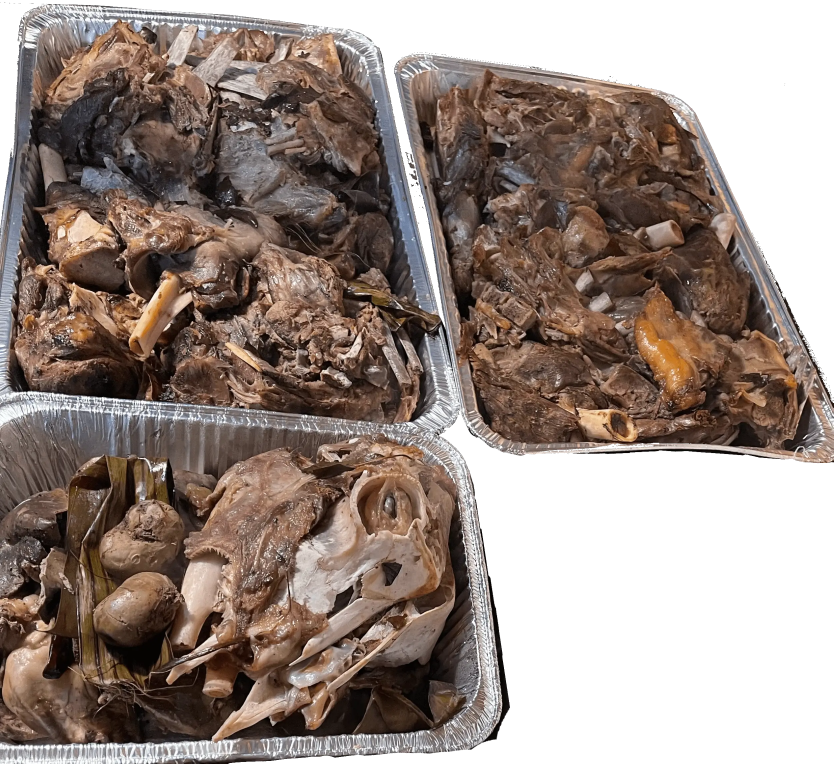
#> input picture imgs/cateringMenu/Chivo.webp, 2500 x 2290 px, found by its file name (shown at 1/3 size)
$ python make_catering_images.py ../imgs/cateringMenu
#> lines starting #> are read from the running program, lines starting #| are printed output that depends on the picture
"""Build trimmed thumbnails + viewer-size photos for the BLFM catering menu.

Usage (from the repo root): python3 scripts/make_catering_images.py .
To add a dish photo: add "<slug>": "<source path>" to SOURCES, run this, then set img: "<slug>" in src/catering.js.
Writes imgs/catering/sm/<slug>.webp (400px wide, phone cards), imgs/catering/thumbs/<slug>.webp (720px)
and imgs/catering/full/<slug>.webp (1600px).
Sources with a transparent background (the cutouts in imgs/cateringMenu/) keep it:
they are cropped to the dish and saved with their alpha channel.
"""
import sys
from pathlib import Path
from PIL import Image, ImageOps
Image.MAX_IMAGE_PIXELS = None  # some source webps are ~195MP

root = Path(sys.argv[1])
CI, CM, GA = 'imgs/Catering-imgs/', 'imgs/cateringMenu/', 'imgs/gallery/'

SOURCES = {
    # dishes
    'chivo-entero': CM + 'Chivo.webp',
    'chivo-media-charola': CM + 'Chivo-Media-Charola.webp',
    'carnitas': CM + 'Carnitas.webp',
    'costillas-fritas': CI + 'Costillas_Frita.jpeg',
    'costillas-puerco-salsa-verde': CM + 'Costillas-Puerco-Salsa-Verde.webp',
    'costillas-bbq': CI + 'Costillas_BBQ.jpeg',
    'adobo-puerco': CI + 'Adobe_Puerco.jpeg',
    'pollo-enchilado': CI + 'Pollo-Enchilado.jpg',
    'pollo-rostizado': CM + 'Pollo_Rostizados.webp',
    'mixiotes-pollo-nopales': CM + 'Mixiotes de Pollo.webp',
    'mole-poblano-pollo': CM + 'Mole_Poblano_Pollo.webp',
    'adobo-pollo': CI + 'Adobo-de-pollo.jpeg',
    'alas-bbq': CI + 'Alas_BBQ.jpeg',
    'piernas-pollo-empanizadas': CI + 'Piernas_de_Pollo_Empanizada.jpeg',
    'pollo-francesa': CI + 'Pollo_ala_Francesa.jpeg',
    'bistec-mexicana': CM + 'Bistec ala Mexicana.webp',
    'camarones-diabla': CI + 'Camarones_ala_Diabla.jpeg',
    'camarones-fritos': CI + 'Camarones_1.jpeg',
    'ensalada-nopales': CM + 'Ensalada-Nopales.webp',
    'ensalada-mixta': CM + 'Ensalada-Mix.webp',
    'ensalada-papas': CM + 'Ensalada-Papas.webp',
    'arroz-mexicano': CM + 'Arroz-Mexicano.webp',
    'arroz-blanco': CM + 'Arroz_Blanco.webp',
    'arroz-gandules': CM + 'Arroz-con-Gandules.webp',
    'arroz-vegetales': CI + 'Arroz_con_Vegetales.jpeg',
    'frijoles': CM + 'Frijoles.webp',
    'tortillas': CM + 'Tortillas=Recien.webp',
    'espagueti-mexicana': CM + 'Espagueti_a_la_Mexicana.webp',
    'espagueti-crema-queso': CI + 'Espageti_Crema_Queso.jpeg',
    'macaroni-cheese': CI + 'Macaroni_Chesse.jpeg',
    'penne-vodka': CI + 'Penne_Vodka.jpeg',
    'lasagna': CI + 'Lasanga.jpeg',
    'chiles-rellenos': CM + 'Chiles-Rellenos.webp',
    'chilaquiles': CI + 'Chilaquiles.jpeg',
    'flautas': CM + 'Flautas.webp',
    'hot-dogs': CI + 'Hot_Dogs.jpeg',
    'chicken-tenders': CM + 'Chicken-Tenders.webp',
    'mole-mi-rancho': CI + 'Mole_Estilo_Mi_Rancho.jpeg',
    # real-event gallery
    'evento-mesa': GA + 'spread-1.jpg',
    'evento-costillas': GA + 'tray-2.jpg',
    'evento-mesa-completa': GA + 'spread-3.png',
    'evento-mariscos': GA + 'spread-4.jpg',
    'evento-pollo-rostizado': GA + 'chicken-5.jpg',
    'evento-pollo-ejotes': GA + 'chicken-6.jpg',
    'evento-pastas': GA + 'spread-7.jpg',
    'evento-bistec': GA + 'bistec-8.jpg',
    'evento-pernil': GA + 'pernil-9.jpg',
    'evento-pollo-frito': GA + 'pollo-frito-10.jpg',
    'evento-mole': GA + 'mole-11.jpg',
    'evento-adobo': GA + 'adobo-12.jpg',
}

DARK = 48        # mean luminance below this counts as "black bar"
MAX_TRIM = 0.30  # never trim more than 30% from one side


def trim_bars(im):
    """Crop near-black bars from the edges (mostly the sides)."""
    g = ImageOps.grayscale(im)
    small = g.resize((max(1, g.width // 8), max(1, g.height // 8)))
    w, h = small.size
    px = small.load()
    col = [sum(px[x, y] for y in range(h)) / h for x in range(w)]
    row = [sum(px[x, y] for x in range(w)) / w for y in range(h)]

    def edge(vals, rev):
        idx = range(len(vals) - 1, -1, -1) if rev else range(len(vals))
        n = 0
        for i in idx:
            if vals[i] >= DARK:
                break
            n += 1
        return min(n, int(len(vals) * MAX_TRIM))

    l, r, t, b = edge(col, False), edge(col, True), edge(row, False), edge(row, True)
    if not any((l, r, t, b)):
        return im
    # +1 small cell inward to drop the soft edge of the bar
    pad = lambda n: (n + 1) * 8 if n else 0
    box = (pad(l), pad(t), im.width - pad(r), im.height - pad(b))
    return im.crop(box)


def has_alpha(im):
    # real cutouts have fully clear pixels; a photo with a faint alpha layer does not
    return im.mode == 'RGBA' and im.getchannel('A').getextrema()[0] < 16


def trim_alpha(im):
    """Crop transparent padding around a cutout (ignores near-invisible fringe)."""
    box = im.getchannel('A').point(lambda a: 255 if a > 16 else 0).getbbox()
    return im.crop(box) if box else im


def save(im, path, size, quality, width=None):
    im = im.copy()
    im.thumbnail((width, 10 * width) if width else (size, size), Image.LANCZOS)
    path.parent.mkdir(parents=True, exist_ok=True)
    im.save(path, 'WEBP', quality=quality, alpha_quality=90, method=6)
    return im.size


for slug, src in SOURCES.items():
    im = ImageOps.exif_transpose(Image.open(root / src))
#> im is the input picture: PIL image 2500x2290 RGBA; mean R, G, B, A 82.5, 67.8, 60.3, 183.4
    before = im.size
#> before = (2500, 2290)
    im = im.convert('RGBA')
    if has_alpha(im):
        im, kind = trim_alpha(im), 'transparent'
#> in trim_alpha, `box = im.getchannel('A').point(lambda a: 255 if a > 16 else 0).getbbox()`: box = (0, 7, 2500, 2290)
#> in trim_alpha, `return im.crop(box) if box else im`:
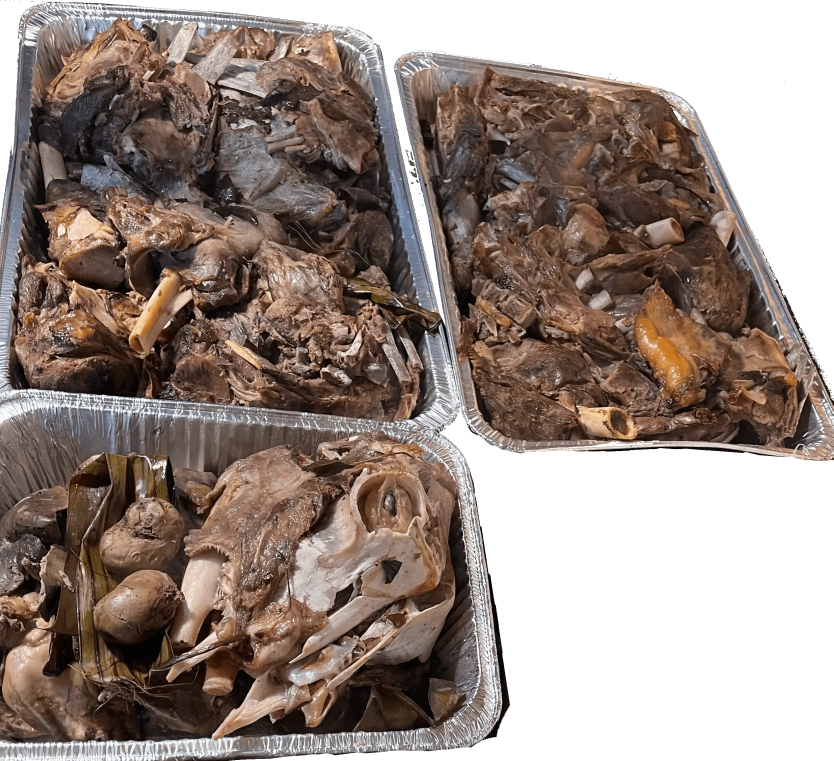
#> returned value: PIL image 2500x2283 RGBA (shown at 1/3 size); mean R, G, B, A 82.7, 68, 60.5, 184; transparent parts drawn white
#> kind = 'transparent'
    else:
        im, kind = trim_bars(im.convert('RGB')), 'photo'
    save(im, root / 'imgs/catering/sm' / f'{slug}.webp', None, 74, width=400)
#> in save, `im.thumbnail((width, 10 * width) if width else (size, size), Image.LAN..`:
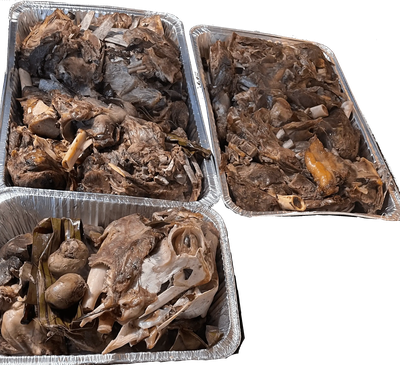
#> im: PIL image 400x365 RGBA; mean R, G, B, A 83.5, 68.8, 61.2, 184; transparent parts drawn white
    t = save(im, root / 'imgs/catering/thumbs' / f'{slug}.webp', 720, 78)
#> call 2 of save, with size = 720, quality = 78
#> in save (call 2), `im.thumbnail((width, 10 * width) if width else (size, size), Image.LAN..`:
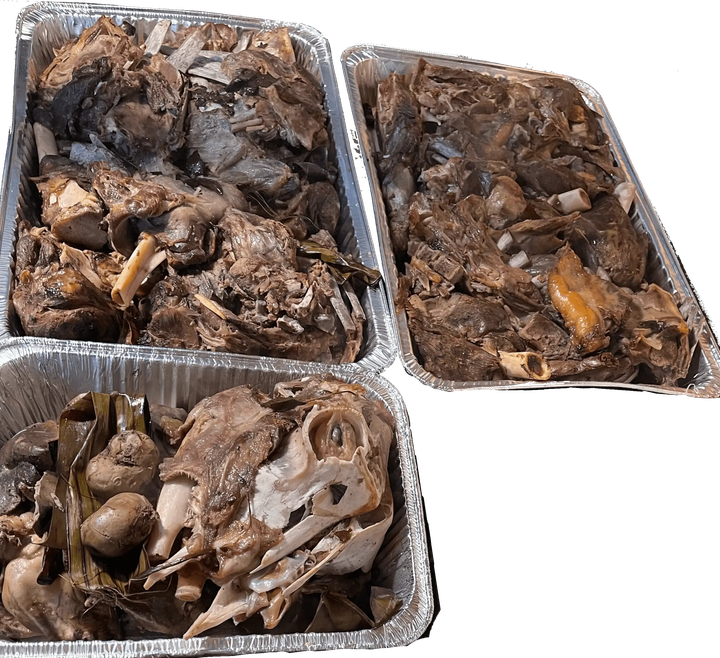
#> im: PIL image 720x658 RGBA; mean R, G, B, A 82.8, 68.1, 60.5, 184; transparent parts drawn white
#> t = (720, 658)
    save(im, root / 'imgs/catering/full' / f'{slug}.webp', 1600, 82)
    print(f'{slug:30} {kind:11} {before} -> trimmed {im.size} thumb {t}')
#| chivo-entero                   transparent (2500, 2290) -> trimmed (2500, 2283) thumb (720, 658)
#> pass 2 of the loop `for slug, src in SOURCES.items():`:
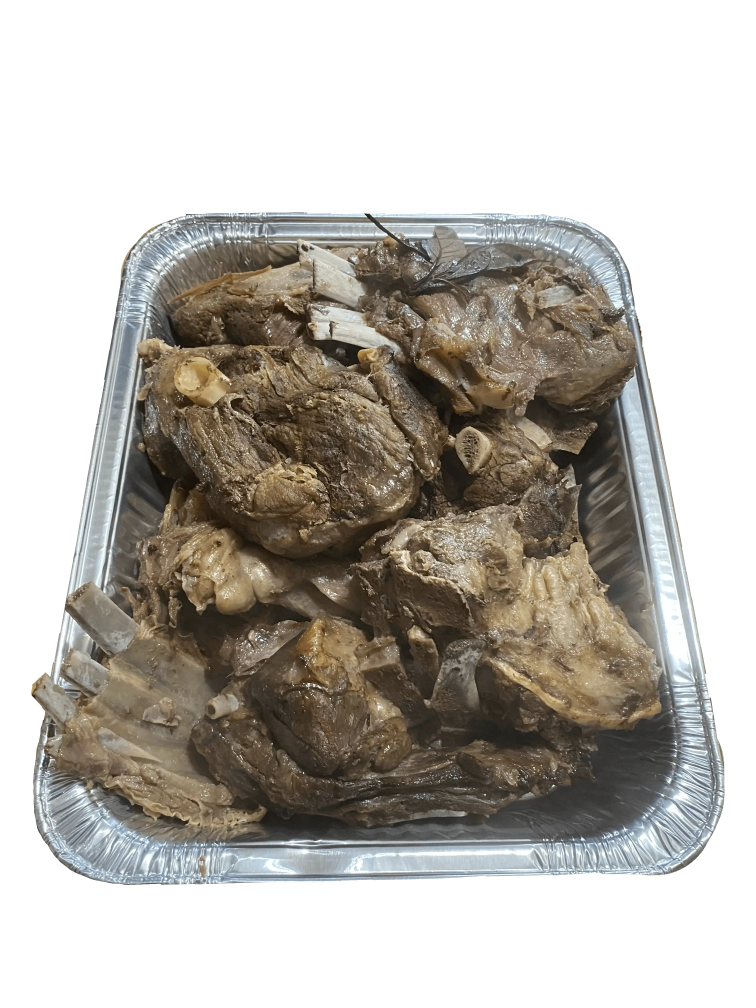
#> input picture imgs/cateringMenu/Chivo-Media-Charola.webp, 3024 x 4032 px, found by its file name (shown at 1/4 size)
#> im is the input picture: PIL image 3024x4032 RGBA; mean R, G, B, A 63, 58.8, 52.1, 133.2
#> box = (124, 850, 2898, 3540)
#> in trim_alpha (call 2), `return im.crop(box) if box else im`:
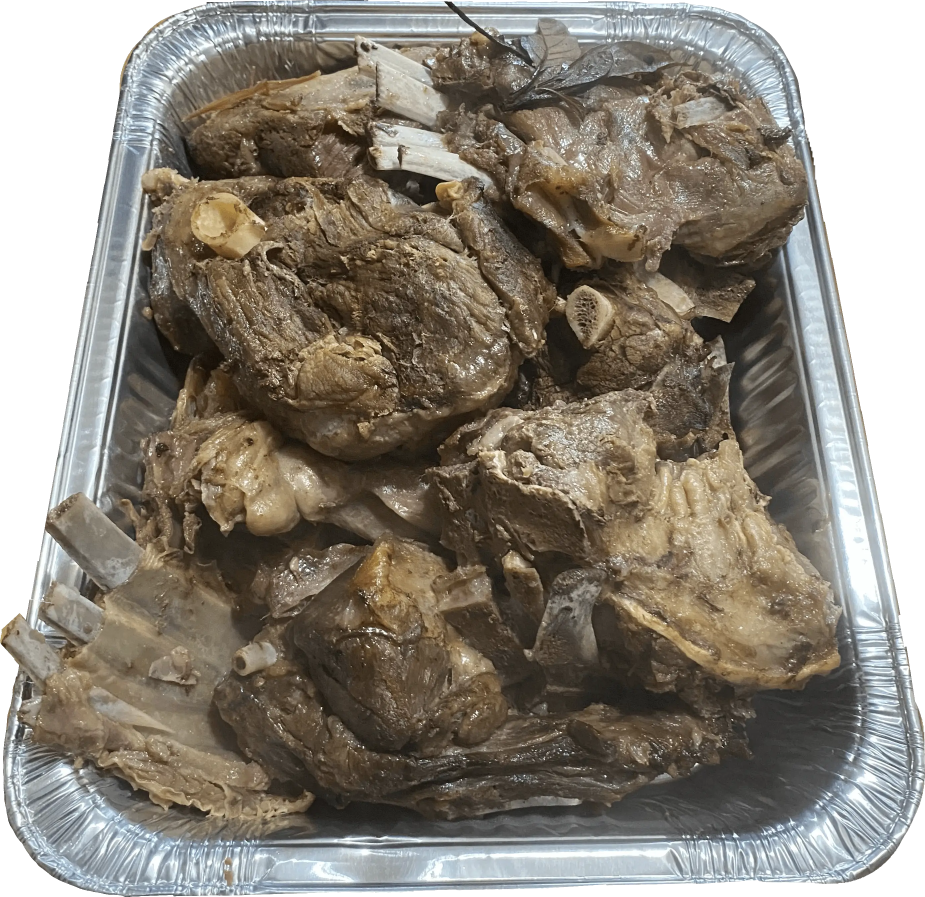
#> returned value: PIL image 2774x2690 RGBA (shown at 1/3 size); mean R, G, B, A 102.9, 96, 85, 217.6; transparent parts drawn white
#> im: PIL image 400x388 RGBA
#> in save (call 5), `im.thumbnail((width, 10 * width) if width else (size, size), Image.LAN..`:
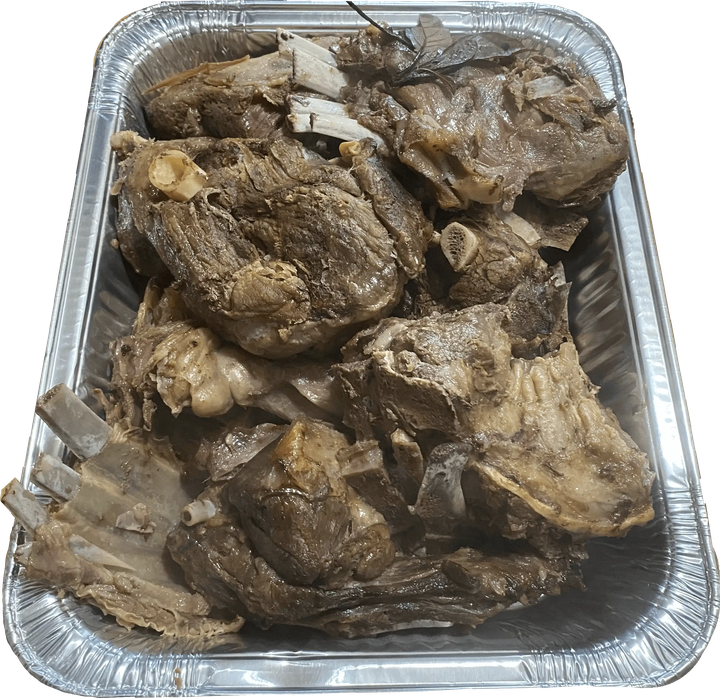
#> im: PIL image 720x698 RGBA; mean R, G, B, A 103.2, 96.3, 85.3, 217.6; transparent parts drawn white
#> t = (720, 698)
#> im: PIL image 1600x1552 RGBA
#| chivo-media-charola            transparent (3024, 4032) -> trimmed (2774, 2690) thumb (720, 698)
#> pass 3 of the loop `for slug, src in SOURCES.items():`:
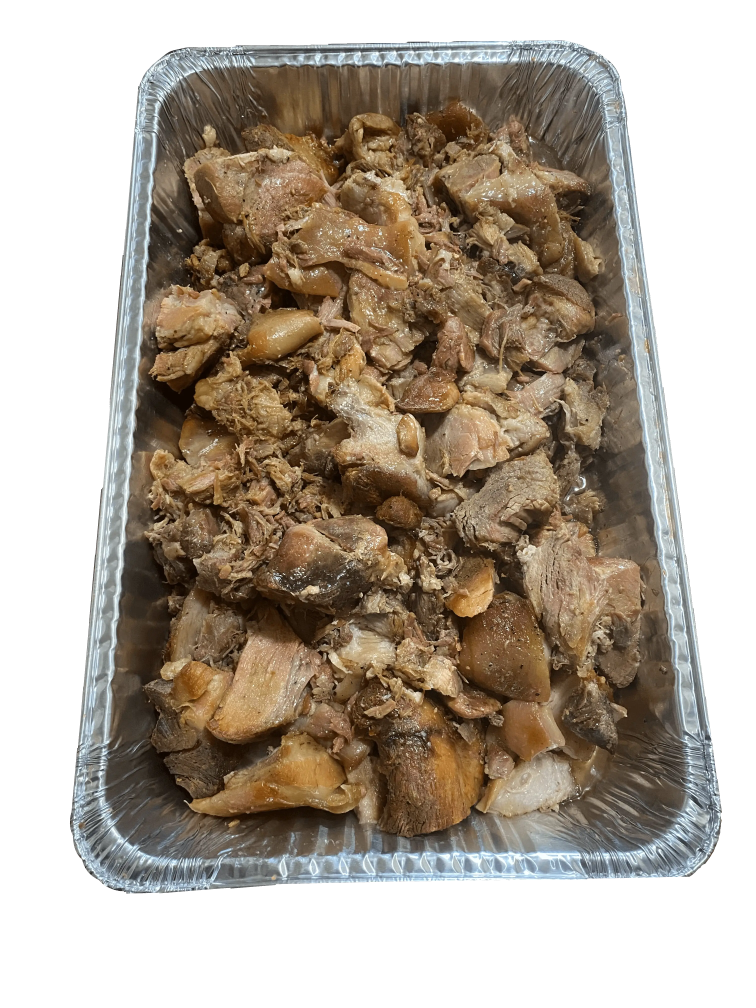
#> input picture imgs/cateringMenu/Carnitas.webp, 3024 x 4032 px, found by its file name (shown at 1/4 size)
#> im is the input picture: PIL image 3024x4032 RGBA; mean R, G, B, A 78.3, 67, 53.5, 159
#> box = (279, 161, 2888, 3574)
#> in trim_alpha (call 3), `return im.crop(box) if box else im`:
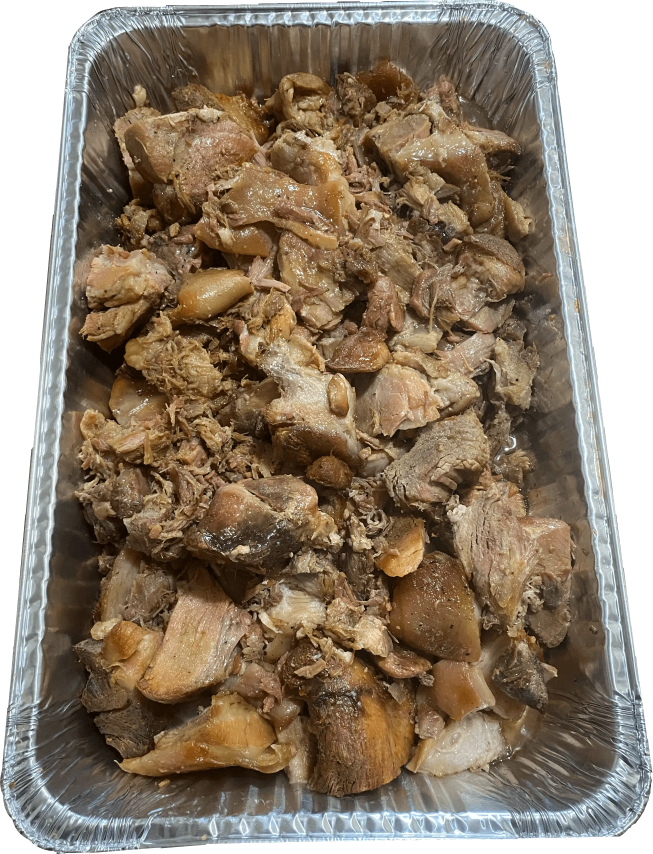
#> returned value: PIL image 2609x3413 RGBA (shown at 1/4 size); mean R, G, B, A 107.2, 91.7, 73.3, 217.8; transparent parts drawn white
#> in save (call 7), `im.thumbnail((width, 10 * width) if width else (size, size), Image.LAN..`:
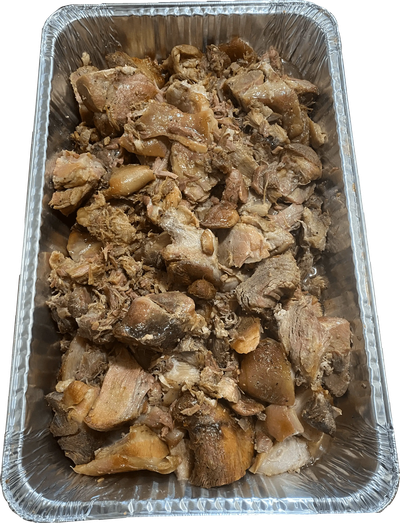
#> im: PIL image 400x523 RGBA; mean R, G, B, A 108.3, 92.8, 74.4, 217.8; transparent parts drawn white
#> im: PIL image 550x720 RGBA
#> t = (550, 720)
#> im: PIL image 1223x1600 RGBA
#| carnitas                       transparent (3024, 4032) -> trimmed (2609, 3413) thumb (550, 720)
#> (the run stopped early here; a loop or call above may not have finished)
